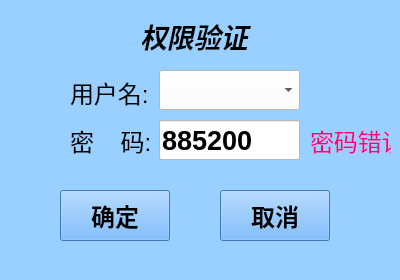
<?xml version="1.0" encoding="UTF-8"?>
<ui version="4.0">
 <class>Form_Login</class>
 <widget class="QWidget" name="Form_Login">
  <property name="geometry">
   <rect>
    <x>0</x>
    <y>0</y>
    <width>400</width>
    <height>280</height>
   </rect>
  </property>
  <property name="windowTitle">
   <string>Form</string>
  </property>
  <property name="styleSheet">
   <string notr="true">background-color: rgb(153, 208, 255);</string>
  </property>
  <widget class="QLabel" name="label">
   <property name="geometry">
    <rect>
     <x>140</x>
     <y>20</y>
     <width>121</width>
     <height>31</height>
    </rect>
   </property>
   <property name="font">
    <font>
     <pointsize>20</pointsize>
     <weight>75</weight>
     <italic>true</italic>
     <bold>true</bold>
    </font>
   </property>
   <property name="text">
    <string>权限验证</string>
   </property>
  </widget>
  <widget class="QWidget" name="layoutWidget">
   <property name="geometry">
    <rect>
     <x>60</x>
     <y>190</y>
     <width>271</width>
     <height>51</height>
    </rect>
   </property>
   <layout class="QHBoxLayout" name="horizontalLayout_3">
    <property name="spacing">
     <number>50</number>
    </property>
    <item>
     <widget class="QPushButton" name="But_OK">
      <property name="maximumSize">
       <size>
        <width>110</width>
        <height>60</height>
       </size>
      </property>
      <property name="font">
       <font>
        <pointsize>18</pointsize>
        <weight>75</weight>
        <italic>false</italic>
        <bold>true</bold>
       </font>
      </property>
      <property name="autoFillBackground">
       <bool>false</bool>
      </property>
      <property name="styleSheet">
       <string notr="true">background-color: rgb(85, 170, 255);</string>
      </property>
      <property name="text">
       <string>确定</string>
      </property>
     </widget>
    </item>
    <item>
     <widget class="QPushButton" name="But_ESC">
      <property name="maximumSize">
       <size>
        <width>110</width>
        <height>60</height>
       </size>
      </property>
      <property name="font">
       <font>
        <pointsize>18</pointsize>
        <weight>75</weight>
        <italic>false</italic>
        <bold>true</bold>
       </font>
      </property>
      <property name="autoFillBackground">
       <bool>false</bool>
      </property>
      <property name="styleSheet">
       <string notr="true">background-color: rgb(85, 170, 255);</string>
      </property>
      <property name="text">
       <string>取消</string>
      </property>
     </widget>
    </item>
   </layout>
  </widget>
  <widget class="QLabel" name="label_2">
   <property name="geometry">
    <rect>
     <x>70</x>
     <y>70</y>
     <width>112</width>
     <height>44</height>
    </rect>
   </property>
   <property name="font">
    <font>
     <pointsize>18</pointsize>
     <weight>50</weight>
     <italic>false</italic>
     <bold>false</bold>
    </font>
   </property>
   <property name="text">
    <string>用户名:</string>
   </property>
  </widget>
  <widget class="QComboBox" name="comboBox">
   <property name="geometry">
    <rect>
     <x>159</x>
     <y>70</y>
     <width>141</width>
     <height>40</height>
    </rect>
   </property>
   <property name="font">
    <font>
     <pointsize>18</pointsize>
    </font>
   </property>
   <property name="styleSheet">
    <string notr="true">background-color: rgb(255, 255, 255);</string>
   </property>
  </widget>
  <widget class="QLabel" name="label_3">
   <property name="geometry">
    <rect>
     <x>70</x>
     <y>120</y>
     <width>81</width>
     <height>41</height>
    </rect>
   </property>
   <property name="font">
    <font>
     <pointsize>18</pointsize>
     <weight>50</weight>
     <bold>false</bold>
    </font>
   </property>
   <property name="text">
    <string>密    码:</string>
   </property>
  </widget>
  <widget class="QLineEdit" name="Line_Pass">
   <property name="geometry">
    <rect>
     <x>159</x>
     <y>120</y>
     <width>141</width>
     <height>40</height>
    </rect>
   </property>
   <property name="font">
    <font>
     <pointsize>20</pointsize>
     <weight>75</weight>
     <bold>true</bold>
    </font>
   </property>
   <property name="styleSheet">
    <string notr="true">background-color: rgb(255, 255, 255);</string>
   </property>
   <property name="text">
    <string>885200</string>
   </property>
  </widget>
  <widget class="QLabel" name="label_4">
   <property name="geometry">
    <rect>
     <x>310</x>
     <y>120</y>
     <width>81</width>
     <height>41</height>
    </rect>
   </property>
   <property name="font">
    <font>
     <pointsize>18</pointsize>
     <weight>50</weight>
     <bold>false</bold>
    </font>
   </property>
   <property name="styleSheet">
    <string notr="true">color: rgb(255, 0, 127);</string>
   </property>
   <property name="text">
    <string>密码错误</string>
   </property>
  </widget>
 </widget>
 <resources/>
 <connections/>
</ui>
